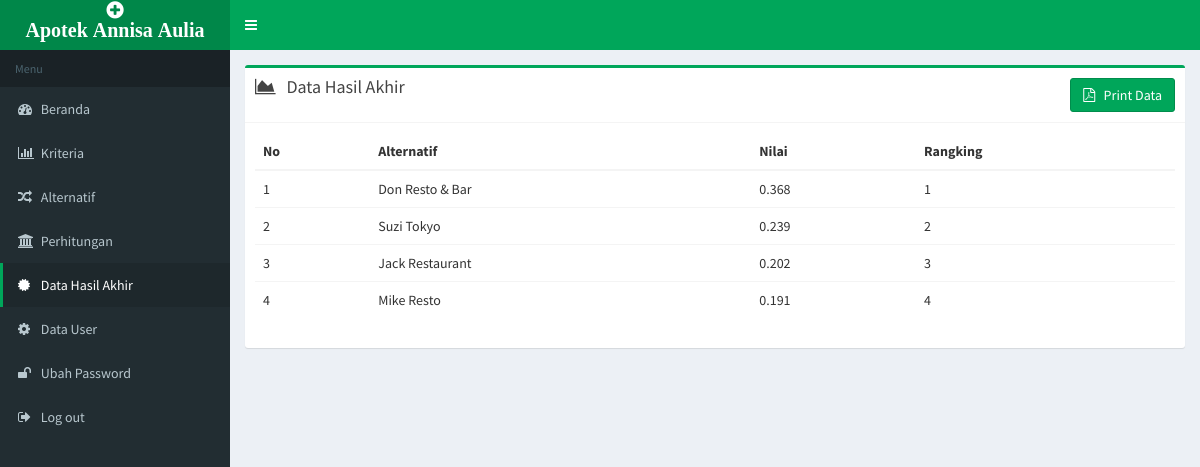
Screenshot of /index.php?page=hasilakhir (signed in) with the database file from the repository.
### tables this page shows
CREATE TABLE `alternatif` (
  `id_alternatif` int(5) NOT NULL,
  `nama_alternatif` varchar(50) NOT NULL
);

### wp.php (the view, shortened to what this page needs)
<?php
$jml_nol_koma = 3;
$rjum = mysqli_fetch_array(mysqli_query($con, "select sum(bobot) as jumbobot from kriteria"));
$jumbobot = $rjum['jumbobot'];
$i = 1;
$query = mysqli_query($con, "select bobot from kriteria order by id_kriteria");
while ($r = mysqli_fetch_array($query)) {
	$w[$i] = round(($r['bobot'] / $jumbobot), $jml_nol_koma);
	$i++;
}
$jumv = 0;
$i = 1;
$query = mysqli_query($con, "select id_alternatif from alternatif order by id_alternatif");
while ($r = mysqli_fetch_array($query)) {
	$jums = 1;
	$j = 1;
	$query2 = mysqli_query($con, "select id_kriteria,tipe from kriteria order by id_kriteria");
	while ($r2 = mysqli_fetch_array($query2)) {
		$rn = mysqli_fetch_array(mysqli_query($con, "select id_subkriteria from opt_alternatif where id_alternatif='" . $r['id_alternatif'] . "' AND id_kriteria='" . $r2['id_kriteria'] . "'"));
		$rsub = mysqli_fetch_array(mysqli_query($con, "select bobot from subkriteria where id_subkriteria=" . $rn['id_subkriteria']));
		$bobot = $rsub['bobot'];
		if ($r2['tipe'] == "benefit") {
			$jums = $jums * POW($bobot, $w[$j]);
		} elseif ($r2['tipe'] == "cost") {
			$jums = $jums * POW($bobot, (-1 * $w[$j]));
		}
		$j++;
	}
	$s[$i] = round($jums, $jml_nol_koma);
	$jumv = $jumv + $jums;
	$i++;
}
$hasil = array();
$i = 1;
$jumv = round($jumv, $jml_nol_koma);
$query = mysqli_query($con, "select id_alternatif from alternatif order by id_alternatif");
while ($r = mysqli_fetch_array($query)) {
	$id_alternatif = $r['id_alternatif'];
	$v[$i] = round(($s[$i] / $jumv), $jml_nol_koma);
	$hasil[$i]["id_alternatif"] = $id_alternatif;
	$hasil[$i]["nilai"] = $v[$i];
	$i++;
}
array_sort_by_column($hasil, 'nilai');
$no = 0;
$i = 0;
$list_rekomendasi = '';
foreach ($hasil as $arr) {
	$no++;
	$i++;
	$ralternatif = mysqli_fetch_array(mysqli_query($con, "select nama_alternatif from alternatif where id_alternatif='" . $arr['id_alternatif'] . "'"));
	$list_rekomendasi .= '
	<tr>
	<td>' . $no . '</td>
	<td>' . $ralternatif['nama_alternatif'] . '</td>
	<td>' . round($arr['nilai'], $jml_nol_koma) . '</td>
	<td>' . $i . '</td>
	</tr>
	';
}

### rows the page displays
alternatif: nama_alternatif "Don Resto & Bar", nilai "0.368"
alternatif: nama_alternatif "Suzi Tokyo", nilai "0.239"
alternatif: nama_alternatif "Jack Restaurant", nilai "0.202"
alternatif: nama_alternatif "Mike Resto", nilai "0.191"
